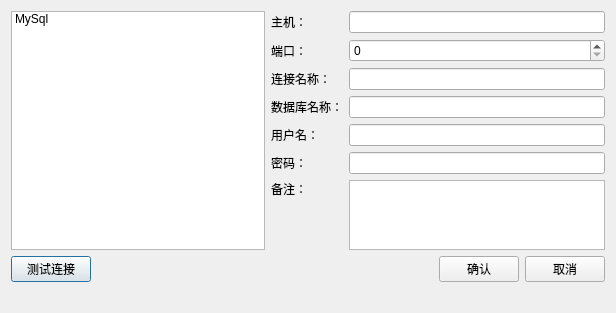
<?xml version="1.0" encoding="UTF-8"?>
<ui version="4.0">
 <class>PCreateConnectDialog</class>
 <widget class="QDialog" name="PCreateConnectDialog">
  <property name="geometry">
   <rect>
    <x>0</x>
    <y>0</y>
    <width>616</width>
    <height>305</height>
   </rect>
  </property>
  <property name="sizePolicy">
   <sizepolicy hsizetype="Fixed" vsizetype="Preferred">
    <horstretch>0</horstretch>
    <verstretch>0</verstretch>
   </sizepolicy>
  </property>
  <property name="windowTitle">
   <string>创建一个连接</string>
  </property>
  <property name="modal">
   <bool>false</bool>
  </property>
  <layout class="QVBoxLayout" name="verticalLayout">
   <item>
    <layout class="QGridLayout" name="gridLayout" columnstretch="1,0,0">
     <item row="2" column="2">
      <widget class="QLineEdit" name="editConnectName">
       <property name="text">
        <string/>
       </property>
      </widget>
     </item>
     <item row="5" column="2">
      <widget class="QLineEdit" name="editPassword">
       <property name="inputMask">
        <string/>
       </property>
       <property name="text">
        <string/>
       </property>
       <property name="echoMode">
        <enum>QLineEdit::PasswordEchoOnEdit</enum>
       </property>
       <property name="dragEnabled">
        <bool>false</bool>
       </property>
       <property name="clearButtonEnabled">
        <bool>false</bool>
       </property>
      </widget>
     </item>
     <item row="1" column="1">
      <widget class="QLabel" name="label_2">
       <property name="text">
        <string>端口：</string>
       </property>
      </widget>
     </item>
     <item row="0" column="0" rowspan="7">
      <widget class="QListWidget" name="listWidget">
       <property name="currentRow">
        <number>-1</number>
       </property>
       <item>
        <property name="text">
         <string>MySql</string>
        </property>
       </item>
      </widget>
     </item>
     <item row="4" column="2">
      <widget class="QLineEdit" name="editUserName">
       <property name="text">
        <string/>
       </property>
      </widget>
     </item>
     <item row="0" column="1">
      <widget class="QLabel" name="label">
       <property name="text">
        <string>主机：</string>
       </property>
      </widget>
     </item>
     <item row="2" column="1">
      <widget class="QLabel" name="label_3">
       <property name="text">
        <string>连接名称：</string>
       </property>
      </widget>
     </item>
     <item row="5" column="1">
      <widget class="QLabel" name="label_6">
       <property name="text">
        <string>密码：</string>
       </property>
      </widget>
     </item>
     <item row="3" column="1">
      <widget class="QLabel" name="label_4">
       <property name="text">
        <string>数据库名称：</string>
       </property>
      </widget>
     </item>
     <item row="3" column="2">
      <widget class="QLineEdit" name="editDBName">
       <property name="text">
        <string/>
       </property>
      </widget>
     </item>
     <item row="6" column="2">
      <widget class="QPlainTextEdit" name="plainTextEdit"/>
     </item>
     <item row="4" column="1">
      <widget class="QLabel" name="label_5">
       <property name="text">
        <string>用户名：</string>
       </property>
      </widget>
     </item>
     <item row="0" column="2">
      <widget class="QLineEdit" name="editHost">
       <property name="text">
        <string/>
       </property>
      </widget>
     </item>
     <item row="6" column="1">
      <widget class="QLabel" name="label_7">
       <property name="text">
        <string>备注：</string>
       </property>
       <property name="alignment">
        <set>Qt::AlignLeading|Qt::AlignLeft|Qt::AlignTop</set>
       </property>
      </widget>
     </item>
     <item row="1" column="2">
      <widget class="QSpinBox" name="editPort">
       <property name="maximum">
        <number>65535</number>
       </property>
       <property name="value">
        <number>0</number>
       </property>
       <property name="displayIntegerBase">
        <number>10</number>
       </property>
      </widget>
     </item>
    </layout>
   </item>
   <item>
    <layout class="QHBoxLayout" name="horizontalLayout">
     <item>
      <widget class="QPushButton" name="btnTest">
       <property name="text">
        <string>测试连接</string>
       </property>
      </widget>
     </item>
     <item>
      <spacer name="horizontalSpacer_2">
       <property name="orientation">
        <enum>Qt::Horizontal</enum>
       </property>
       <property name="sizeHint" stdset="0">
        <size>
         <width>134</width>
         <height>20</height>
        </size>
       </property>
      </spacer>
     </item>
     <item>
      <widget class="QPushButton" name="btnOK">
       <property name="text">
        <string>确认</string>
       </property>
      </widget>
     </item>
     <item>
      <widget class="QPushButton" name="btnClos">
       <property name="text">
        <string>取消</string>
       </property>
      </widget>
     </item>
    </layout>
   </item>
   <item>
    <widget class="QLabel" name="labConnectState">
     <property name="text">
      <string/>
     </property>
    </widget>
   </item>
  </layout>
 </widget>
 <resources/>
 <connections>
  <connection>
   <sender>btnClos</sender>
   <signal>clicked()</signal>
   <receiver>PCreateConnectDialog</receiver>
   <slot>reject()</slot>
   <hints>
    <hint type="sourcelabel">
     <x>367</x>
     <y>261</y>
    </hint>
    <hint type="destinationlabel">
     <x>233</x>
     <y>140</y>
    </hint>
   </hints>
  </connection>
 </connections>
</ui>
